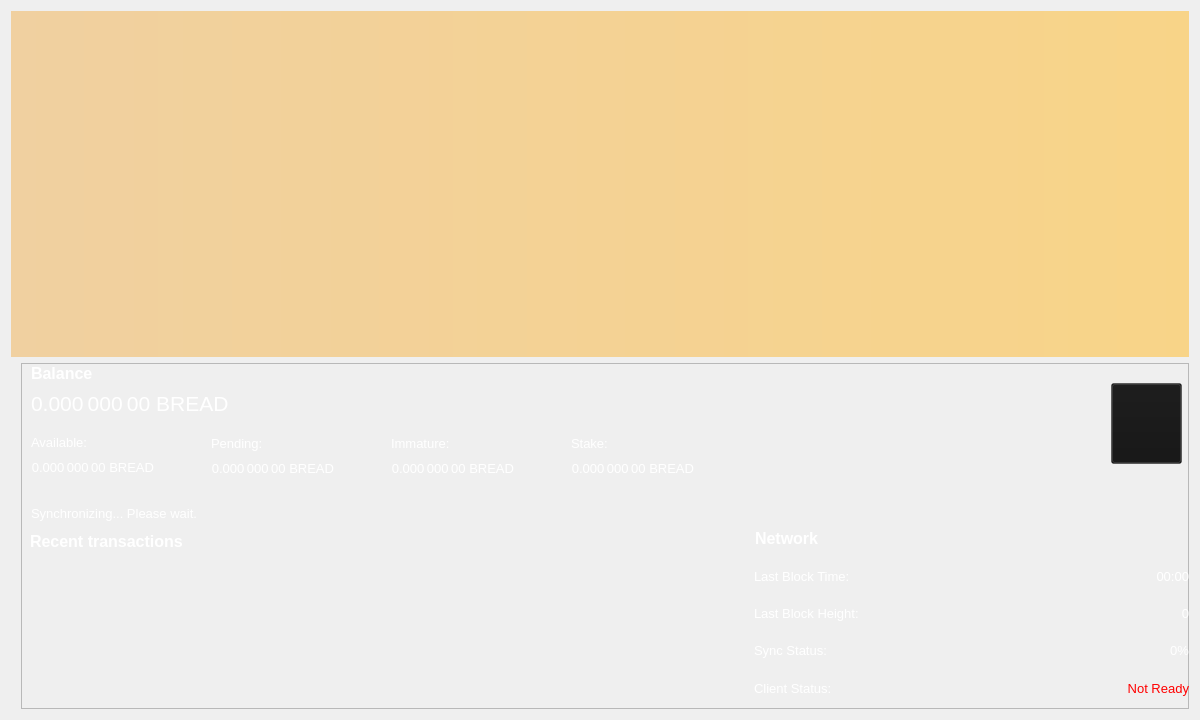
<?xml version="1.0" encoding="UTF-8"?>
<ui version="4.0">
 <class>OverviewPage</class>
 <widget class="QWidget" name="OverviewPage">
  <property name="geometry">
   <rect>
    <x>0</x>
    <y>0</y>
    <width>1200</width>
    <height>720</height>
   </rect>
  </property>
  <property name="minimumSize">
   <size>
    <width>1200</width>
    <height>700</height>
   </size>
  </property>
  <property name="font">
   <font>
    <weight>50</weight>
    <bold>false</bold>
   </font>
  </property>
  <property name="windowTitle">
   <string>Form</string>
  </property>
  <property name="styleSheet">
   <string notr="true">color: rgb(255, 255, 255);</string>
  </property>
  <layout class="QVBoxLayout" name="topLayout">
   <item>
    <widget class="QLabel" name="labelAlerts">
     <property name="visible">
      <bool>false</bool>
     </property>
     <property name="styleSheet">
      <string notr="true">background-color: qlineargradient(x1: 0, y1: 0, x2: 1, y2: 0, stop:0 #F0D0A0, stop:1 #F8D488); color:#000000;</string>
     </property>
     <property name="wordWrap">
      <bool>true</bool>
     </property>
     <property name="margin">
      <number>3</number>
     </property>
    </widget>
   </item>
   <item>
    <layout class="QHBoxLayout" name="horizontalLayout" stretch="1">
     <item>
      <layout class="QVBoxLayout" name="verticalLayout_2">
       <item>
        <widget class="QFrame" name="frame">
         <property name="maximumSize">
          <size>
           <width>16777215</width>
           <height>16777215</height>
          </size>
         </property>
         <property name="styleSheet">
          <string notr="true">margin-left: 10px;
</string>
         </property>
         <property name="frameShape">
          <enum>QFrame::StyledPanel</enum>
         </property>
         <property name="frameShadow">
          <enum>QFrame::Raised</enum>
         </property>
         <widget class="QLabel" name="labelTransactionsStatus">
          <property name="geometry">
           <rect>
            <x>10</x>
            <y>140</y>
            <width>300</width>
            <height>20</height>
           </rect>
          </property>
          <property name="minimumSize">
           <size>
            <width>300</width>
            <height>0</height>
           </size>
          </property>
          <property name="font">
           <font>
            <pointsize>10</pointsize>
           </font>
          </property>
          <property name="cursor">
           <cursorShape>WhatsThisCursor</cursorShape>
          </property>
          <property name="toolTip">
           <string>The displayed information may be out of date. Your wallet automatically synchronizes with the BreadCoin network after a connection is established, but this process has not completed yet.</string>
          </property>
          <property name="styleSheet">
           <string notr="true"/>
          </property>
          <property name="text">
           <string notr="true">Synchronizing... Please wait.</string>
          </property>
          <property name="alignment">
           <set>Qt::AlignLeading|Qt::AlignLeft|Qt::AlignVCenter</set>
          </property>
          <property name="indent">
           <number>0</number>
          </property>
         </widget>
         <widget class="QWidget" name="verticalLayoutWidget">
          <property name="geometry">
           <rect>
            <x>10</x>
            <y>0</y>
            <width>721</width>
            <height>88</height>
           </rect>
          </property>
          <layout class="QVBoxLayout" name="verticalLayout">
           <item>
            <layout class="QHBoxLayout" name="horizontalLayout_4">
             <item>
              <widget class="QLabel" name="label_5">
               <property name="font">
                <font>
                 <pointsize>12</pointsize>
                 <weight>75</weight>
                 <bold>true</bold>
                </font>
               </property>
               <property name="text">
                <string>Balance</string>
               </property>
               <property name="indent">
                <number>0</number>
               </property>
              </widget>
             </item>
             <item>
              <spacer name="horizontalSpacer_3">
               <property name="orientation">
                <enum>Qt::Horizontal</enum>
               </property>
               <property name="sizeHint" stdset="0">
                <size>
                 <width>40</width>
                 <height>20</height>
                </size>
               </property>
              </spacer>
             </item>
            </layout>
           </item>
           <item>
            <layout class="QHBoxLayout" name="horizontalLayout_2">
             <property name="spacing">
              <number>0</number>
             </property>
             <item>
              <widget class="QLabel" name="labelTotal">
               <property name="minimumSize">
                <size>
                 <width>400</width>
                 <height>30</height>
                </size>
               </property>
               <property name="maximumSize">
                <size>
                 <width>16777215</width>
                 <height>16777215</height>
                </size>
               </property>
               <property name="font">
                <font>
                 <pointsize>16</pointsize>
                 <weight>50</weight>
                 <bold>false</bold>
                </font>
               </property>
               <property name="cursor">
                <cursorShape>IBeamCursor</cursorShape>
               </property>
               <property name="toolTip">
                <string>Your current total balance</string>
               </property>
               <property name="styleSheet">
                <string notr="true">color: rgb(255, 255, 255);</string>
               </property>
               <property name="text">
                <string notr="true">0.000 000 00 BREAD</string>
               </property>
               <property name="textFormat">
                <enum>Qt::AutoText</enum>
               </property>
               <property name="alignment">
                <set>Qt::AlignLeading|Qt::AlignLeft|Qt::AlignVCenter</set>
               </property>
               <property name="wordWrap">
                <bool>false</bool>
               </property>
               <property name="margin">
                <number>0</number>
               </property>
               <property name="indent">
                <number>0</number>
               </property>
               <property name="textInteractionFlags">
                <set>Qt::LinksAccessibleByMouse|Qt::TextSelectableByKeyboard|Qt::TextSelectableByMouse</set>
               </property>
              </widget>
             </item>
             <item>
              <spacer name="horizontalSpacer">
               <property name="orientation">
                <enum>Qt::Horizontal</enum>
               </property>
               <property name="sizeHint" stdset="0">
                <size>
                 <width>40</width>
                 <height>20</height>
                </size>
               </property>
              </spacer>
             </item>
            </layout>
           </item>
           <item>
            <spacer name="verticalSpacer">
             <property name="orientation">
              <enum>Qt::Vertical</enum>
             </property>
             <property name="sizeHint" stdset="0">
              <size>
               <width>20</width>
               <height>40</height>
              </size>
             </property>
            </spacer>
           </item>
          </layout>
         </widget>
         <widget class="QWidget" name="verticalLayoutWidget_2">
          <property name="geometry">
           <rect>
            <x>10</x>
            <y>69</y>
            <width>181</width>
            <height>71</height>
           </rect>
          </property>
          <layout class="QVBoxLayout" name="verticalLayout_3">
           <item>
            <layout class="QHBoxLayout" name="horizontalLayout_3">
             <item>
              <widget class="QLabel" name="labelBalanceText">
               <property name="font">
                <font>
                 <pointsize>10</pointsize>
                </font>
               </property>
               <property name="text">
                <string>Available:</string>
               </property>
               <property name="indent">
                <number>0</number>
               </property>
              </widget>
             </item>
             <item>
              <spacer name="horizontalSpacer_2">
               <property name="orientation">
                <enum>Qt::Horizontal</enum>
               </property>
               <property name="sizeHint" stdset="0">
                <size>
                 <width>40</width>
                 <height>20</height>
                </size>
               </property>
              </spacer>
             </item>
            </layout>
           </item>
           <item>
            <layout class="QHBoxLayout" name="horizontalLayout_5">
             <item>
              <widget class="QLabel" name="labelBalance">
               <property name="font">
                <font>
                 <pointsize>10</pointsize>
                 <weight>50</weight>
                 <bold>false</bold>
                </font>
               </property>
               <property name="cursor">
                <cursorShape>IBeamCursor</cursorShape>
               </property>
               <property name="toolTip">
                <string>Your current spendable balance</string>
               </property>
               <property name="text">
                <string notr="true">0.000 000 00 BREAD</string>
               </property>
               <property name="alignment">
                <set>Qt::AlignRight|Qt::AlignTrailing|Qt::AlignVCenter</set>
               </property>
               <property name="indent">
                <number>0</number>
               </property>
               <property name="textInteractionFlags">
                <set>Qt::LinksAccessibleByMouse|Qt::TextSelectableByKeyboard|Qt::TextSelectableByMouse</set>
               </property>
              </widget>
             </item>
             <item>
              <spacer name="horizontalSpacer_4">
               <property name="orientation">
                <enum>Qt::Horizontal</enum>
               </property>
               <property name="sizeHint" stdset="0">
                <size>
                 <width>40</width>
                 <height>20</height>
                </size>
               </property>
              </spacer>
             </item>
            </layout>
           </item>
           <item>
            <spacer name="verticalSpacer_2">
             <property name="orientation">
              <enum>Qt::Vertical</enum>
             </property>
             <property name="sizeHint" stdset="0">
              <size>
               <width>20</width>
               <height>40</height>
              </size>
             </property>
            </spacer>
           </item>
          </layout>
         </widget>
         <widget class="QWidget" name="verticalLayoutWidget_3">
          <property name="geometry">
           <rect>
            <x>190</x>
            <y>70</y>
            <width>181</width>
            <height>71</height>
           </rect>
          </property>
          <layout class="QVBoxLayout" name="verticalLayout_4">
           <item>
            <layout class="QHBoxLayout" name="horizontalLayout_6">
             <item>
              <widget class="QLabel" name="labelPendingText">
               <property name="font">
                <font>
                 <pointsize>10</pointsize>
                </font>
               </property>
               <property name="text">
                <string>Pending:</string>
               </property>
               <property name="indent">
                <number>0</number>
               </property>
              </widget>
             </item>
             <item>
              <spacer name="horizontalSpacer_6">
               <property name="orientation">
                <enum>Qt::Horizontal</enum>
               </property>
               <property name="sizeHint" stdset="0">
                <size>
                 <width>40</width>
                 <height>20</height>
                </size>
               </property>
              </spacer>
             </item>
            </layout>
           </item>
           <item>
            <layout class="QHBoxLayout" name="horizontalLayout_7">
             <item>
              <widget class="QLabel" name="labelUnconfirmed">
               <property name="font">
                <font>
                 <pointsize>10</pointsize>
                 <weight>50</weight>
                 <bold>false</bold>
                </font>
               </property>
               <property name="cursor">
                <cursorShape>IBeamCursor</cursorShape>
               </property>
               <property name="toolTip">
                <string>Total of transactions that have yet to be confirmed, and do not yet count toward the spendable balance</string>
               </property>
               <property name="text">
                <string notr="true">0.000 000 00 BREAD</string>
               </property>
               <property name="alignment">
                <set>Qt::AlignRight|Qt::AlignTrailing|Qt::AlignVCenter</set>
               </property>
               <property name="indent">
                <number>0</number>
               </property>
               <property name="textInteractionFlags">
                <set>Qt::LinksAccessibleByMouse|Qt::TextSelectableByKeyboard|Qt::TextSelectableByMouse</set>
               </property>
              </widget>
             </item>
             <item>
              <spacer name="horizontalSpacer_5">
               <property name="orientation">
                <enum>Qt::Horizontal</enum>
               </property>
               <property name="sizeHint" stdset="0">
                <size>
                 <width>40</width>
                 <height>20</height>
                </size>
               </property>
              </spacer>
             </item>
            </layout>
           </item>
           <item>
            <spacer name="verticalSpacer_3">
             <property name="orientation">
              <enum>Qt::Vertical</enum>
             </property>
             <property name="sizeHint" stdset="0">
              <size>
               <width>20</width>
               <height>40</height>
              </size>
             </property>
            </spacer>
           </item>
          </layout>
         </widget>
         <widget class="QWidget" name="verticalLayoutWidget_4">
          <property name="geometry">
           <rect>
            <x>370</x>
            <y>70</y>
            <width>181</width>
            <height>71</height>
           </rect>
          </property>
          <layout class="QVBoxLayout" name="verticalLayout_5">
           <item>
            <layout class="QHBoxLayout" name="horizontalLayout_8">
             <item>
              <widget class="QLabel" name="labelImmatureText">
               <property name="font">
                <font>
                 <pointsize>10</pointsize>
                </font>
               </property>
               <property name="text">
                <string>Immature:</string>
               </property>
               <property name="indent">
                <number>0</number>
               </property>
              </widget>
             </item>
             <item>
              <spacer name="horizontalSpacer_7">
               <property name="orientation">
                <enum>Qt::Horizontal</enum>
               </property>
               <property name="sizeHint" stdset="0">
                <size>
                 <width>40</width>
                 <height>20</height>
                </size>
               </property>
              </spacer>
             </item>
            </layout>
           </item>
           <item>
            <layout class="QHBoxLayout" name="horizontalLayout_9">
             <item>
              <widget class="QLabel" name="labelImmature">
               <property name="font">
                <font>
                 <pointsize>10</pointsize>
                 <weight>50</weight>
                 <bold>false</bold>
                </font>
               </property>
               <property name="cursor">
                <cursorShape>IBeamCursor</cursorShape>
               </property>
               <property name="toolTip">
                <string>Mined balance that has not yet matured</string>
               </property>
               <property name="text">
                <string notr="true">0.000 000 00 BREAD</string>
               </property>
               <property name="alignment">
                <set>Qt::AlignRight|Qt::AlignTrailing|Qt::AlignVCenter</set>
               </property>
               <property name="indent">
                <number>0</number>
               </property>
               <property name="textInteractionFlags">
                <set>Qt::LinksAccessibleByMouse|Qt::TextSelectableByKeyboard|Qt::TextSelectableByMouse</set>
               </property>
              </widget>
             </item>
             <item>
              <spacer name="horizontalSpacer_8">
               <property name="orientation">
                <enum>Qt::Horizontal</enum>
               </property>
               <property name="sizeHint" stdset="0">
                <size>
                 <width>40</width>
                 <height>20</height>
                </size>
               </property>
              </spacer>
             </item>
            </layout>
           </item>
           <item>
            <spacer name="verticalSpacer_4">
             <property name="orientation">
              <enum>Qt::Vertical</enum>
             </property>
             <property name="sizeHint" stdset="0">
              <size>
               <width>20</width>
               <height>40</height>
              </size>
             </property>
            </spacer>
           </item>
          </layout>
         </widget>
         <widget class="QWidget" name="verticalLayoutWidget_5">
          <property name="geometry">
           <rect>
            <x>550</x>
            <y>70</y>
            <width>181</width>
            <height>71</height>
           </rect>
          </property>
          <layout class="QVBoxLayout" name="verticalLayout_6">
           <item>
            <layout class="QHBoxLayout" name="horizontalLayout_11">
             <item>
              <widget class="QLabel" name="label_10">
               <property name="font">
                <font>
                 <pointsize>10</pointsize>
                </font>
               </property>
               <property name="text">
                <string>Stake:</string>
               </property>
               <property name="indent">
                <number>0</number>
               </property>
              </widget>
             </item>
             <item>
              <spacer name="horizontalSpacer_9">
               <property name="orientation">
                <enum>Qt::Horizontal</enum>
               </property>
               <property name="sizeHint" stdset="0">
                <size>
                 <width>40</width>
                 <height>20</height>
                </size>
               </property>
              </spacer>
             </item>
            </layout>
           </item>
           <item>
            <layout class="QHBoxLayout" name="horizontalLayout_10">
             <item>
              <widget class="QLabel" name="labelStake">
               <property name="font">
                <font>
                 <pointsize>10</pointsize>
                 <weight>50</weight>
                 <bold>false</bold>
                </font>
               </property>
               <property name="cursor">
                <cursorShape>IBeamCursor</cursorShape>
               </property>
               <property name="toolTip">
                <string>Total of coins that was staked, and do not yet count toward the current balance</string>
               </property>
               <property name="text">
                <string notr="true">0.000 000 00 BREAD</string>
               </property>
               <property name="alignment">
                <set>Qt::AlignRight|Qt::AlignTrailing|Qt::AlignVCenter</set>
               </property>
               <property name="indent">
                <number>0</number>
               </property>
               <property name="textInteractionFlags">
                <set>Qt::LinksAccessibleByMouse|Qt::TextSelectableByKeyboard|Qt::TextSelectableByMouse</set>
               </property>
              </widget>
             </item>
             <item>
              <spacer name="horizontalSpacer_10">
               <property name="orientation">
                <enum>Qt::Horizontal</enum>
               </property>
               <property name="sizeHint" stdset="0">
                <size>
                 <width>40</width>
                 <height>20</height>
                </size>
               </property>
              </spacer>
             </item>
            </layout>
           </item>
           <item>
            <spacer name="verticalSpacer_5">
             <property name="orientation">
              <enum>Qt::Vertical</enum>
             </property>
             <property name="sizeHint" stdset="0">
              <size>
               <width>20</width>
               <height>40</height>
              </size>
             </property>
            </spacer>
           </item>
          </layout>
         </widget>
         <widget class="QPushButton" name="viewQR">
          <property name="geometry">
           <rect>
            <x>1090</x>
            <y>20</y>
            <width>81</width>
            <height>81</height>
           </rect>
          </property>
          <property name="font">
           <font>
            <pointsize>10</pointsize>
           </font>
          </property>
          <property name="styleSheet">
           <string notr="true">background-color: rgb(20, 20, 20, 0.35);</string>
          </property>
          <property name="text">
           <string/>
          </property>
          <property name="icon">
           <iconset resource="../bitcoin.qrc">
            <normaloff>:/icons/qriconov</normaloff>:/icons/qriconov</iconset>
          </property>
          <property name="iconSize">
           <size>
            <width>64</width>
            <height>75</height>
           </size>
          </property>
         </widget>
         <widget class="QWidget" name="widget_wallview" native="true">
          <property name="geometry">
           <rect>
            <x>730</x>
            <y>160</y>
            <width>451</width>
            <height>405</height>
           </rect>
          </property>
          <layout class="QVBoxLayout" name="verticalLayout_7">
           <item>
            <layout class="QVBoxLayout" name="verticalLayout_8">
             <item>
              <layout class="QHBoxLayout" name="horizontalLayout_13">
               <item>
                <widget class="QLabel" name="label_11">
                 <property name="font">
                  <font>
                   <pointsize>12</pointsize>
                   <weight>75</weight>
                   <bold>true</bold>
                  </font>
                 </property>
                 <property name="text">
                  <string>Network</string>
                 </property>
                </widget>
               </item>
               <item>
                <spacer name="horizontalSpacer_12">
                 <property name="orientation">
                  <enum>Qt::Horizontal</enum>
                 </property>
                 <property name="sizeHint" stdset="0">
                  <size>
                   <width>40</width>
                   <height>20</height>
                  </size>
                 </property>
                </spacer>
               </item>
              </layout>
             </item>
             <item>
              <layout class="QHBoxLayout" name="horizontalLayout_20">
               <item>
                <widget class="QLabel" name="label_13">
                 <property name="maximumSize">
                  <size>
                   <width>167</width>
                   <height>16777215</height>
                  </size>
                 </property>
                 <property name="font">
                  <font>
                   <pointsize>10</pointsize>
                  </font>
                 </property>
                 <property name="text">
                  <string>Last Block Time:</string>
                 </property>
                </widget>
               </item>
               <item>
                <widget class="QLabel" name="lbTime">
                 <property name="font">
                  <font>
                   <pointsize>10</pointsize>
                  </font>
                 </property>
                 <property name="text">
                  <string>00:00</string>
                 </property>
                 <property name="alignment">
                  <set>Qt::AlignRight|Qt::AlignTrailing|Qt::AlignVCenter</set>
                 </property>
                </widget>
               </item>
              </layout>
             </item>
             <item>
              <layout class="QHBoxLayout" name="horizontalLayout_21">
               <item>
                <widget class="QLabel" name="label_15">
                 <property name="maximumSize">
                  <size>
                   <width>167</width>
                   <height>16777215</height>
                  </size>
                 </property>
                 <property name="font">
                  <font>
                   <pointsize>10</pointsize>
                  </font>
                 </property>
                 <property name="text">
                  <string>Last Block Height:</string>
                 </property>
                </widget>
               </item>
               <item>
                <widget class="QLabel" name="lbHeight">
                 <property name="font">
                  <font>
                   <pointsize>10</pointsize>
                  </font>
                 </property>
                 <property name="text">
                  <string>0</string>
                 </property>
                 <property name="alignment">
                  <set>Qt::AlignRight|Qt::AlignTrailing|Qt::AlignVCenter</set>
                 </property>
                </widget>
               </item>
              </layout>
             </item>
             <item>
              <layout class="QHBoxLayout" name="horizontalLayout_22">
               <item>
                <widget class="QLabel" name="label_16">
                 <property name="maximumSize">
                  <size>
                   <width>167</width>
                   <height>16777215</height>
                  </size>
                 </property>
                 <property name="font">
                  <font>
                   <pointsize>10</pointsize>
                  </font>
                 </property>
                 <property name="text">
                  <string>Sync Status:</string>
                 </property>
                </widget>
               </item>
               <item>
                <widget class="QLabel" name="sncStatus">
                 <property name="font">
                  <font>
                   <pointsize>10</pointsize>
                  </font>
                 </property>
                 <property name="text">
                  <string>0%</string>
                 </property>
                 <property name="alignment">
                  <set>Qt::AlignRight|Qt::AlignTrailing|Qt::AlignVCenter</set>
                 </property>
                </widget>
               </item>
              </layout>
             </item>
             <item>
              <layout class="QHBoxLayout" name="horizontalLayout_24">
               <item>
                <widget class="QLabel" name="label_18">
                 <property name="maximumSize">
                  <size>
                   <width>167</width>
                   <height>16777215</height>
                  </size>
                 </property>
                 <property name="font">
                  <font>
                   <pointsize>10</pointsize>
                  </font>
                 </property>
                 <property name="text">
                  <string>Client Status:</string>
                 </property>
                </widget>
               </item>
               <item>
                <widget class="QLabel" name="clStat">
                 <property name="font">
                  <font>
                   <pointsize>10</pointsize>
                  </font>
                 </property>
                 <property name="styleSheet">
                  <string notr="true">QLabel { color: red; }</string>
                 </property>
                 <property name="text">
                  <string>Not Ready</string>
                 </property>
                 <property name="alignment">
                  <set>Qt::AlignRight|Qt::AlignTrailing|Qt::AlignVCenter</set>
                 </property>
                </widget>
               </item>
              </layout>
             </item>
             <item>
              <layout class="QHBoxLayout" name="horizontalLayout_25">
               <item>
                <widget class="QLabel" name="label_19">
                 <property name="maximumSize">
                  <size>
                   <width>167</width>
                   <height>16777215</height>
                  </size>
                 </property>
                 <property name="font">
                  <font>
                   <pointsize>10</pointsize>
                  </font>
                 </property>
                 <property name="text">
                  <string>Coins are:</string>
                 </property>
                </widget>
               </item>
               <item>
                <widget class="QLabel" name="stkstat">
                 <property name="font">
                  <font>
                   <pointsize>10</pointsize>
                  </font>
                 </property>
                 <property name="text">
                  <string>Not Staking</string>
                 </property>
                 <property name="alignment">
                  <set>Qt::AlignRight|Qt::AlignTrailing|Qt::AlignVCenter</set>
                 </property>
                </widget>
               </item>
              </layout>
             </item>
             <item>
              <layout class="QHBoxLayout" name="horizontalLayout_17">
               <item>
                <widget class="QLabel" name="label_23">
                 <property name="maximumSize">
                  <size>
                   <width>167</width>
                   <height>16777215</height>
                  </size>
                 </property>
                 <property name="font">
                  <font>
                   <pointsize>10</pointsize>
                  </font>
                 </property>
                 <property name="text">
                  <string>Staking is:</string>
                 </property>
                </widget>
               </item>
               <item>
                <widget class="QLabel" name="stken">
                 <property name="font">
                  <font>
                   <pointsize>10</pointsize>
                  </font>
                 </property>
                 <property name="text">
                  <string>Disabled</string>
                 </property>
                 <property name="alignment">
                  <set>Qt::AlignRight|Qt::AlignTrailing|Qt::AlignVCenter</set>
                 </property>
                </widget>
               </item>
              </layout>
             </item>
             <item>
              <layout class="QHBoxLayout" name="horizontalLayout_23">
               <item>
                <widget class="QLabel" name="label_17">
                 <property name="maximumSize">
                  <size>
                   <width>167</width>
                   <height>16777215</height>
                  </size>
                 </property>
                 <property name="font">
                  <font>
                   <pointsize>10</pointsize>
                  </font>
                 </property>
                 <property name="text">
                  <string>Connections:</string>
                 </property>
                </widget>
               </item>
               <item>
                <widget class="QLabel" name="lbcon">
                 <property name="font">
                  <font>
                   <pointsize>10</pointsize>
                  </font>
                 </property>
                 <property name="text">
                  <string>0</string>
                 </property>
                 <property name="alignment">
                  <set>Qt::AlignRight|Qt::AlignTrailing|Qt::AlignVCenter</set>
                 </property>
                </widget>
               </item>
              </layout>
             </item>
             <item>
              <layout class="QHBoxLayout" name="horizontalLayout_26">
               <item>
                <widget class="QLabel" name="label_20">
                 <property name="minimumSize">
                  <size>
                   <width>110</width>
                   <height>0</height>
                  </size>
                 </property>
                 <property name="maximumSize">
                  <size>
                   <width>167</width>
                   <height>16777215</height>
                  </size>
                 </property>
                 <property name="font">
                  <font>
                   <pointsize>10</pointsize>
                  </font>
                 </property>
                 <property name="text">
                  <string>PoS Weight (Local):</string>
                 </property>
                </widget>
               </item>
               <item>
                <widget class="QLabel" name="urweight_2">
                 <property name="font">
                  <font>
                   <pointsize>10</pointsize>
                  </font>
                 </property>
                 <property name="text">
                  <string>0%</string>
                 </property>
                 <property name="alignment">
                  <set>Qt::AlignRight|Qt::AlignTrailing|Qt::AlignVCenter</set>
                 </property>
                </widget>
               </item>
              </layout>
             </item>
             <item>
              <layout class="QHBoxLayout" name="horizontalLayout_27">
               <item>
                <widget class="QLabel" name="label_21">
                 <property name="maximumSize">
                  <size>
                   <width>167</width>
                   <height>16777215</height>
                  </size>
                 </property>
                 <property name="font">
                  <font>
                   <pointsize>10</pointsize>
                  </font>
                 </property>
                 <property name="text">
                  <string>PoS Weight (Net):</string>
                 </property>
                </widget>
               </item>
               <item>
                <widget class="QLabel" name="netweight_2">
                 <property name="font">
                  <font>
                   <pointsize>10</pointsize>
                  </font>
                 </property>
                 <property name="text">
                  <string>0%</string>
                 </property>
                 <property name="alignment">
                  <set>Qt::AlignRight|Qt::AlignTrailing|Qt::AlignVCenter</set>
                 </property>
                </widget>
               </item>
              </layout>
             </item>
             <item>
              <layout class="QHBoxLayout" name="horizontalLayout_14">
               <item>
                <widget class="QLabel" name="label_24">
                 <property name="maximumSize">
                  <size>
                   <width>167</width>
                   <height>16777215</height>
                  </size>
                 </property>
                 <property name="font">
                  <font>
                   <pointsize>10</pointsize>
                  </font>
                 </property>
                 <property name="text">
                  <string>Est. Next Stake:</string>
                 </property>
                </widget>
               </item>
               <item>
                <widget class="QLabel" name="estnxt">
                 <property name="font">
                  <font>
                   <pointsize>10</pointsize>
                  </font>
                 </property>
                 <property name="text">
                  <string>Unkown</string>
                 </property>
                 <property name="alignment">
                  <set>Qt::AlignRight|Qt::AlignTrailing|Qt::AlignVCenter</set>
                 </property>
                </widget>
               </item>
              </layout>
             </item>
             <item>
              <layout class="QVBoxLayout" name="verticalLayout_9"/>
             </item>
            </layout>
           </item>
          </layout>
         </widget>
         <widget class="QWidget" name="layoutWidget00">
          <property name="geometry">
           <rect>
            <x>0</x>
            <y>160</y>
            <width>731</width>
            <height>461</height>
           </rect>
          </property>
          <layout class="QVBoxLayout" name="verticalLayout_11">
           <item>
            <widget class="QWidget" name="widget_2" native="true">
             <layout class="QVBoxLayout" name="verticalLayout_12">
              <item>
               <layout class="QHBoxLayout" name="horizontalLayout_15">
                <item>
                 <widget class="QLabel" name="label_6">
                  <property name="font">
                   <font>
                    <pointsize>12</pointsize>
                    <weight>75</weight>
                    <bold>true</bold>
                   </font>
                  </property>
                  <property name="text">
                   <string>&lt;b&gt;Recent transactions&lt;/b&gt;</string>
                  </property>
                  <property name="indent">
                   <number>0</number>
                  </property>
                 </widget>
                </item>
                <item>
                 <spacer name="horizontalSpacer_13">
                  <property name="orientation">
                   <enum>Qt::Horizontal</enum>
                  </property>
                  <property name="sizeHint" stdset="0">
                   <size>
                    <width>40</width>
                    <height>20</height>
                   </size>
                  </property>
                 </spacer>
                </item>
               </layout>
              </item>
              <item>
               <widget class="QListView" name="listTransactions_2">
                <property name="font">
                 <font>
                  <pointsize>10</pointsize>
                 </font>
                </property>
                <property name="styleSheet">
                 <string notr="true">QListView { background: transparent; }</string>
                </property>
                <property name="frameShape">
                 <enum>QFrame::NoFrame</enum>
                </property>
                <property name="verticalScrollBarPolicy">
                 <enum>Qt::ScrollBarAlwaysOff</enum>
                </property>
                <property name="horizontalScrollBarPolicy">
                 <enum>Qt::ScrollBarAlwaysOff</enum>
                </property>
                <property name="selectionMode">
                 <enum>QAbstractItemView::NoSelection</enum>
                </property>
               </widget>
              </item>
             </layout>
            </widget>
           </item>
          </layout>
         </widget>
         <widget class="QWidget" name="horizontalLayoutWidget">
          <property name="geometry">
           <rect>
            <x>0</x>
            <y>620</y>
            <width>731</width>
            <height>83</height>
           </rect>
          </property>
          <layout class="QHBoxLayout" name="horizontalLayout_12">
           <item>
            <widget class="QPushButton" name="vwalltx">
             <property name="minimumSize">
              <size>
               <width>81</width>
               <height>70</height>
              </size>
             </property>
             <property name="font">
              <font>
               <pointsize>10</pointsize>
              </font>
             </property>
             <property name="styleSheet">
              <string notr="true">background-color: rgb(20, 20, 20, 0.65);</string>
             </property>
             <property name="text">
              <string/>
             </property>
             <property name="icon">
              <iconset resource="../bitcoin.qrc">
               <normaloff>:/icons/history</normaloff>:/icons/history</iconset>
             </property>
             <property name="iconSize">
              <size>
               <width>64</width>
               <height>64</height>
              </size>
             </property>
            </widget>
           </item>
           <item>
            <spacer name="horizontalSpacer_11">
             <property name="orientation">
              <enum>Qt::Horizontal</enum>
             </property>
             <property name="sizeHint" stdset="0">
              <size>
               <width>40</width>
               <height>20</height>
              </size>
             </property>
            </spacer>
           </item>
          </layout>
         </widget>
         <widget class="QWidget" name="verticalLayoutWidget_6">
          <property name="geometry">
           <rect>
            <x>1130</x>
            <y>639</y>
            <width>41</width>
            <height>51</height>
           </rect>
          </property>
          <layout class="QVBoxLayout" name="verticalLayout_10">
           <item>
            <spacer name="verticalSpacer_6">
             <property name="orientation">
              <enum>Qt::Vertical</enum>
             </property>
             <property name="sizeHint" stdset="0">
              <size>
               <width>20</width>
               <height>40</height>
              </size>
             </property>
            </spacer>
           </item>
           <item>
            <widget class="QLabel" name="syncLabel">
             <property name="minimumSize">
              <size>
               <width>38</width>
               <height>28</height>
              </size>
             </property>
             <property name="maximumSize">
              <size>
               <width>38</width>
               <height>28</height>
              </size>
             </property>
             <property name="toolTip">
              <string extracomment="Synchronizing with BreadCoin network"/>
             </property>
             <property name="toolTipDuration">
              <number>5</number>
             </property>
             <property name="text">
              <string/>
             </property>
             <property name="scaledContents">
              <bool>true</bool>
             </property>
            </widget>
           </item>
          </layout>
         </widget>
         <widget class="QWidget" name="verticalLayoutWidget_7">
          <property name="geometry">
           <rect>
            <x>1090</x>
            <y>620</y>
            <width>42</width>
            <height>71</height>
           </rect>
          </property>
          <layout class="QVBoxLayout" name="verticalLayout_13">
           <item>
            <spacer name="verticalSpacer_7">
             <property name="orientation">
              <enum>Qt::Vertical</enum>
             </property>
             <property name="sizeHint" stdset="0">
              <size>
               <width>20</width>
               <height>40</height>
              </size>
             </property>
            </spacer>
           </item>
           <item>
            <widget class="QLabel" name="lockstatusLabel">
             <property name="minimumSize">
              <size>
               <width>40</width>
               <height>30</height>
              </size>
             </property>
             <property name="maximumSize">
              <size>
               <width>40</width>
               <height>30</height>
              </size>
             </property>
             <property name="text">
              <string/>
             </property>
             <property name="pixmap">
              <pixmap resource="../bitcoin.qrc">:/icons/lock_open_toolbar</pixmap>
             </property>
             <property name="scaledContents">
              <bool>true</bool>
             </property>
            </widget>
           </item>
          </layout>
         </widget>
        </widget>
       </item>
      </layout>
     </item>
    </layout>
   </item>
  </layout>
 </widget>
 <resources>
  <include location="../bitcoin.qrc"/>
 </resources>
 <connections/>
</ui>
